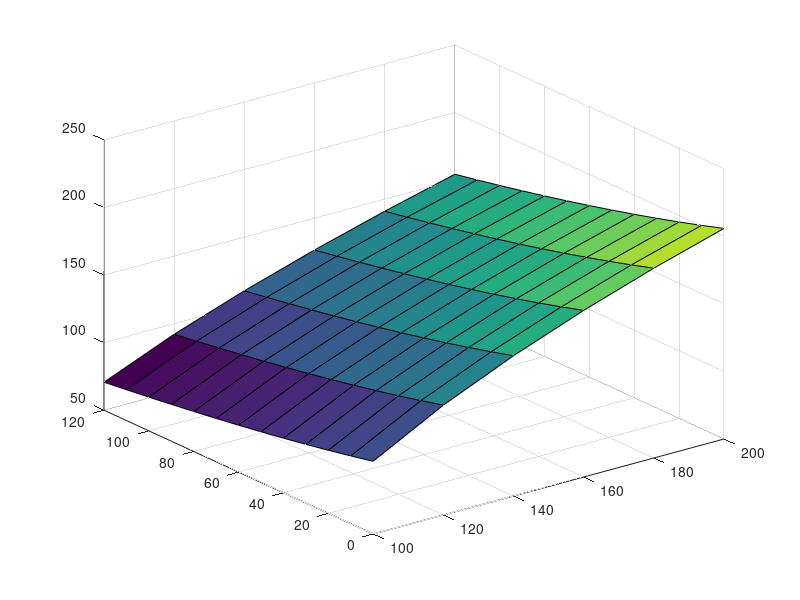

MATLAB code to generate this figure: (Note: this script raises an error after producing the figure.)
% Code to plot results of parameter sweep for battery capacity and payload
% for electric aircraft examples
%
% Copyright 2017-2020 The MathWorks, Inc.

% Load default data if necessary
if (~exist('temp_dist_payl_ele_hybr','var'))
    % Load previous results
    disp('Loading previously saved results.');
    load ssc_aircraft_sweep_payloadbattery_compare_defResults
end

% Prepare figure window
if ~exist('h10_ssc_aircraft', 'var') || ...
        ~isgraphics(h10_ssc_aircraft, 'figure')
    h10_ssc_aircraft = figure('Name', 'ssc_aircraft_elec');
end
figure(h10_ssc_aircraft)
clf(h10_ssc_aircraft)

temp_colororder = get(gca,'defaultAxesColorOrder');

%% Plot results in single 3D view
temp_s1_h = surf(battGrid,payGrid,temp_dist_payl_ele_hybr');
temp_s1_h.EdgeColor = temp_colororder(2,:);
hold on
temp_s2_h = surf(battGrid,payGrid,temp_dist_payl_ele_pure');
temp_s2_h.EdgeColor = temp_colororder(1,:);
temp_s3_h = surf(battGrid([1 end]),payGrid([1 end]),min_range*ones(2));
set(temp_s3_h,'FaceColor',[1 1 1]*0.2,'FaceAlpha',0.8)
hold off

xlabel('Battery Capacity (A*hr)');
ylabel('Payload (kg)');
zlabel('Flight Range (km)');

title('Flight Range for Electric Aircraft')

clb_h = colorbar;
clb_h.Label.String = 'Flight Range (km)';
colormap(flipud(cool));
legend({'Hybrid','Pure',['Range = ' num2str(min_range) 'km'] },'Location','Best');

%% Plot results separately in 2D views
if ~exist('h9_ssc_aircraft', 'var') || ...
        ~isgraphics(h9_ssc_aircraft, 'figure')
    h9_ssc_aircraft = figure('Name', 'ssc_aircraft_elec');
end
figure(h9_ssc_aircraft)
clf(h9_ssc_aircraft)

simlog_handles(1) = subplot(1,2,1);
temp_s1_h =surf(battGrid,payGrid,temp_dist_payl_ele_pure');
temp_s1_h.EdgeColor='none';
hold on
temp_s2_h =surf(battGrid([1 end]),payGrid([1 end]),min_range*ones(2));
set(temp_s2_h,'FaceColor',[1 1 1]*0.2,'FaceAlpha',0.8)
hold off
text(0.05,0.9,0.9,sprintf('%s < %d km','Range',min_range),...
    'Units','Normalized',...
    'HorizontalAlignment','left',...
    'Color','w','FontWeight','Bold','FontSize',12)

text(0.05,0.05,0.9,'Pure Electric',...
    'Units','Normalized',...
    'HorizontalAlignment','left',...
    'Color','w','FontSize',12)

view(0,90)
xlabel('Battery Capacity (A*hr)');
ylabel('Payload (kg)');
title('Range Pure Electric')
colormap(flipud(cool));

simlog_handles(2) = subplot(1,2,2);
temp_s1_h =surf(battGrid,payGrid,temp_dist_payl_ele_hybr');
temp_s1_h.EdgeColor='none';
hold on
temp_s2_h =surf(battGrid([1 end]),payGrid([1 end]),min_range*ones(2));
set(temp_s2_h,'FaceColor',[1 1 1]*0.2,'FaceAlpha',0.8)
hold off
text(0.05,0.9,0.9,sprintf('%s < %d km','Range',min_range),...
    'Units','Normalized',...
    'HorizontalAlignment','left',...
    'Color','w','FontWeight','Bold','FontSize',12)

text(0.05,0.05,0.9,'Hybrid Electric',...
    'Units','Normalized',...
    'HorizontalAlignment','left',...
    'Color','w','FontSize',12)

% Top view for overview of design space
view(0,90)

xlabel('Battery Capacity (A*hr)');
title('Range Hybrid Electric')
clb_h = colorbar;
clb_h.Label.String = 'Flight Range (km)';
colormap(flipud(cool));

% Ensure limits are same for both 2D plots
cmap_lims_all = [caxis(simlog_handles(1)) caxis(simlog_handles(2))];
cmap_lims = [min(cmap_lims_all) max(cmap_lims_all)];
caxis(simlog_handles(1),cmap_lims);
caxis(simlog_handles(2),cmap_lims);

% Set axes positions manually
% Necessary due to addition of colorbar 
% Subplots are resized automatically, need to manually set the sizes
simlog_handles(1).Position = [0.1300 0.1100 0.30 0.8150];
simlog_handles(2).Position = [0.5200 0.1100 0.30 0.8150];

clear temp_s1_h temp_s2_h temp_s3_h clb_h
clear simlog_handles cmap_lims_all cmap_lims